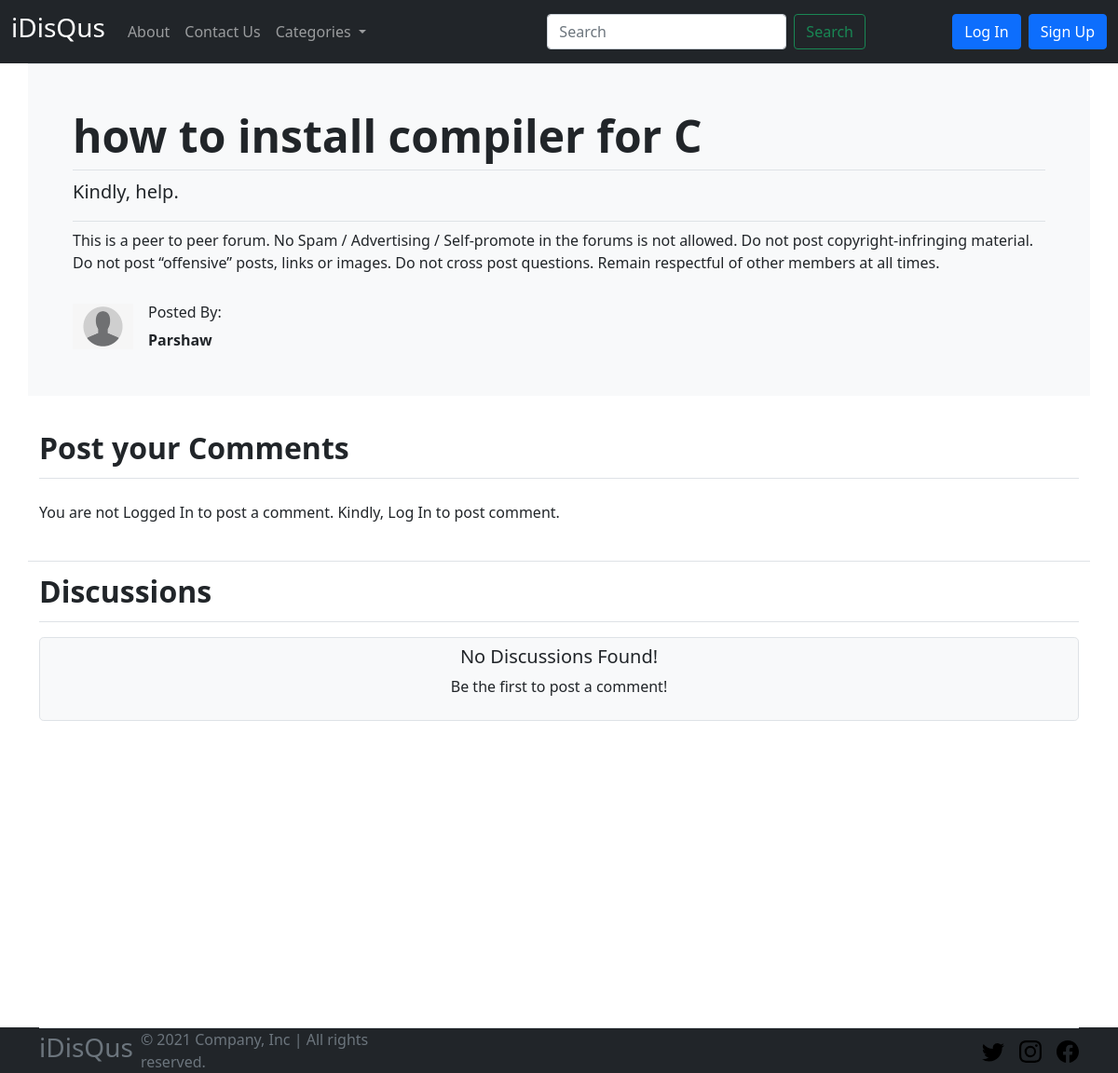
Page /iDisQus/thread.php?threadid=1 on the committed database.
### tables this page shows
CREATE TABLE `threads` (
  `thread_id` int(10) NOT NULL,
  `thread_title` text NOT NULL,
  `thread_description` longtext NOT NULL,
  `thread_category_id` int(10) NOT NULL,
  `thread_user_id` int(10) NOT NULL,
  `timestamp` timestamp NOT NULL DEFAULT current_timestamp()
);

CREATE TABLE `users` (
  `user_id` int(10) NOT NULL,
  `username` varchar(50) NOT NULL,
  `email` varchar(50) NOT NULL,
  `password` text NOT NULL
);

### iDisQus/thread.php (the view, shortened to what this page needs)
<!DOCTYPE html>
<html lang="en">
<head>
    <link rel="stylesheet" href="css/index.css" />
</head>
<body>
    <?php include 'partials/_header.php'; ?>
    <?php
        $thread_id = $_GET['threadid'];
        $sql = "SELECT * FROM `threads` WHERE thread_id = $thread_id";
        $result = mysqli_query($connect, $sql);
        while ($row = mysqli_fetch_assoc($result)) {
            $thread_title = $row['thread_title'];
            $thread_description = $row['thread_description'];
            $thread_user_id = $row['thread_user_id'];
            $sql1 = "SELECT username FROM `users` WHERE user_id = $thread_user_id";
            $result1 = mysqli_query($connect, $sql1);
            $row1 = mysqli_fetch_assoc($result1);
        }
    ?>
    <div class="container p-5 mb-4 bg-light border-top round-3">
        <h1 class="display-5 fw-bold"><?php echo $thread_title?></h1>
        <p class="lead border-top pt-2"><?php echo $thread_description?></p>
        <p class="border-top pt-2">This is a peer to peer forum. No Spam / Advertising / Self-promote in the forums
            is not allowed. Do not
            post copyright-infringing material. Do not post “offensive” posts, links or images. Do not cross post
            questions. Remain respectful of other members at all times.</p>
        <div class="d-flex pt-3">
            <div class="flex-shrink-0 mr-3">
                <img src="images/default_user.png" width="65px" alt="...">
            </div>
            <div class="flex-grow-1 ms-3">
                <h6>Posted By:</h6>
                <b><?php echo $row1['username']?></b>
            </div>
        </div>
    </div>
    <div class="container pb-3 border-bottom">
        <div class="mb-3">
            <p class="d-flex py-2 align-items-center text-dark fw-bold text-decoration-none fs-2 border-bottom">
                Post your Comments
            </p>
        </div>
        <?php
        if(isset($_SESSION['loggedin']) && $_SESSION['loggedin']==true){
        echo
        '
        <form action="'. $_SERVER['REQUEST_URI'] .'" method="post">
            <div class="mb-3">
                <label for="exampleFormControlTextarea1" class="form-label">Post your Comment</label>
                <textarea class="form-control" id="exampleFormControlTextarea1" name="discussion_content"
                    placeholder="Post your Comment." rows="3"></textarea>
            </div>
            <input type="hidden" name="user_id" value="'. $_SESSION["user_id"]. '">
            <button type="submit" class="btn btn-success">Submit</button>
        </form>
        ';
        }
        else {
            echo
            '
            <div class="mb-3">
                <p class="d-flex py-2 align-items-center text-dark text-decoration-none">
                    You are not Logged In to post a comment. Kindly, Log In to post comment.
                </p>
            </div>
            ';
        }
        ?>
    </div>
    <div class="container" style="min-height: 500px;">
        <p class="d-flex py-2 align-items-center text-dark fw-bold text-decoration-none fs-2 border-bottom">
            Discussions
        </p>
        <?php
            $fetch = FALSE;
            if (!$fetch) {
                echo
                '<div class="p-2 text-center bg-light border rounded-3">
                    <h5> No Discussions Found!</h5>
                    <p>Be the first to post a comment!</p>
                </div>';
            }
        ?>
    </div>
    <?php include 'partials/_footer.php'; ?>
</body>
</html>

### rows in the picture
threads: thread_title "how to install compiler for C", thread_description "Kindly, help."
users: username "Parshaw"
